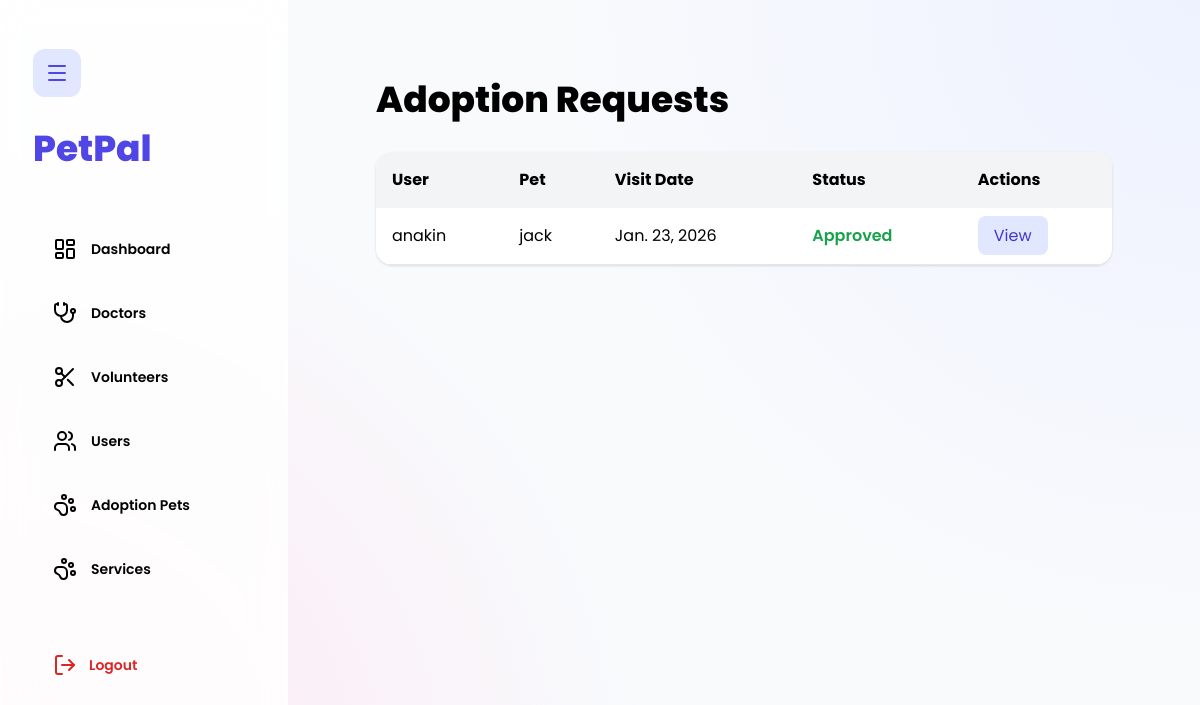
The app's page /petadmin/adoptions/ with its own data.
### petapp/models.py (models this page shows, shortened)
class AdoptionRequest(models.Model):
    user = models.ForeignKey(user_registration, on_delete=models.CASCADE)
    pet = models.ForeignKey(Pet, on_delete=models.CASCADE)
    status = models.CharField(
        max_length=20,
        choices=[
            ("Pending", "Pending"),
            ("Approved", "Approved"),
            ("Rejected", "Rejected")
        ],
        default="Pending"
    )
    visit_date = models.DateField(null=True, blank=True)
    created_at = models.DateTimeField(auto_now_add=True)

class user_registration(models.Model):
    name = models.CharField(max_length=100)
    username = models.CharField(max_length=100, unique=True)
    email = models.EmailField(unique=True)
    password = models.CharField(max_length=100)
    is_active = models.BooleanField(default=True)
    profile_image = models.ImageField(upload_to="profiles/", blank=True, null=True)
    is_email_verified = models.BooleanField(default=False)

class Pet(models.Model):
    STATUS_CHOICES = [
        ("available", "Available"),
        ("adopted", "Adopted"),
        ("hidden", "Hidden"),
    ]
    name = models.CharField(max_length=100)
    pet_type = models.CharField(max_length=100)
    age = models.PositiveIntegerField()
    description = models.TextField()
    image = models.ImageField(upload_to='pet_images/', blank=True, null=True)
    vaccinated = models.BooleanField(default=True)
    status = models.CharField(
        max_length=20,
        choices=STATUS_CHOICES,
        default="available"
    )

### Petadmin/views.py (the view)
# urls.py: path('adoptions/', views.adminAdoptions, name='adminAdoptions'),
def adminAdoptions(request):
    user_id = request.GET.get("user")
    adoptions = AdoptionRequest.objects.select_related("user", "pet")
    if user_id:
        adoptions = adoptions.filter(user_id=user_id)
        selected_user = user_registration.objects.get(id=user_id)
    else:
        selected_user = None
    return render(request, "Petadmin/adoptionRequest.html", {
        "adoptions": adoptions,
        "selected_user": selected_user
    })

### templates/Petadmin/adoptionRequest.html (shortened to what this page needs)
{% extends "petadmin/baseadmin.html" %}
{% block content %}
<div class="p-10">
  <h1 class="text-4xl font-extrabold mb-8">
    Adoption Requests
  </h1>
  <div class="bg-white rounded-2xl shadow overflow-hidden">
    <table class="w-full">
      <thead class="bg-gray-100">
        <tr>
          <th class="p-4 text-left">User</th>
          <th class="p-4 text-left">Pet</th>
          <th class="p-4 text-left">Visit Date</th>
          <th class="p-4 text-left">Status</th>
          <th class="p-4 text-left">Actions</th>
        </tr>
      </thead>
      <tbody>
        {% for a in adoptions %}
        <tr class="border-b">
          <td class="p-4">{{ a.user.name }}</td>
          <td class="p-4">{{ a.pet.name }}</td>
          <td class="p-4">{{ a.visit_date }}</td>
          <td class="p-4 font-semibold">
            {% if a.status == "Pending" %}
              <span class="text-yellow-600">Pending</span>
            {% elif a.status == "Approved" %}
              <span class="text-green-600">Approved</span>
            {% elif a.status == "Visited" %}
              <span class="text-blue-600">Visited</span>
            {% endif %}
          </td>
          <td class="p-4">
          <a href="{% url 'petadmin:adminAdoptionView' a.id %}"
   class="px-4 py-2 bg-indigo-100 text-indigo-700 rounded-lg hover:bg-indigo-200">
   View
</a>
          </td>
        </tr>
        {% empty %}
        <tr>
          <td colspan="5" class="p-6 text-center text-gray-500">
            No adoption requests found
          </td>
        </tr>
        {% endfor %}
      </tbody>
    </table>
  </div>
</div>
{% endblock %}

### templates/Petadmin/baseadmin.html (style rules this page uses)
body { font-family:"Poppins",sans-serif; background: radial-gradient(circle at top right,#eef2ff,transparent 45%), radial-gradient(circle at bottom left,#fde7f3,transparent 45%), #f8fafc; }
* { transition-duration:0.15s !important; animation-duration:0.25s !important; }

### records on screen
AdoptionRequest: user.name "anakin", pet.name "jack", visit_date "Jan. 23, 2026", status "Approved"
